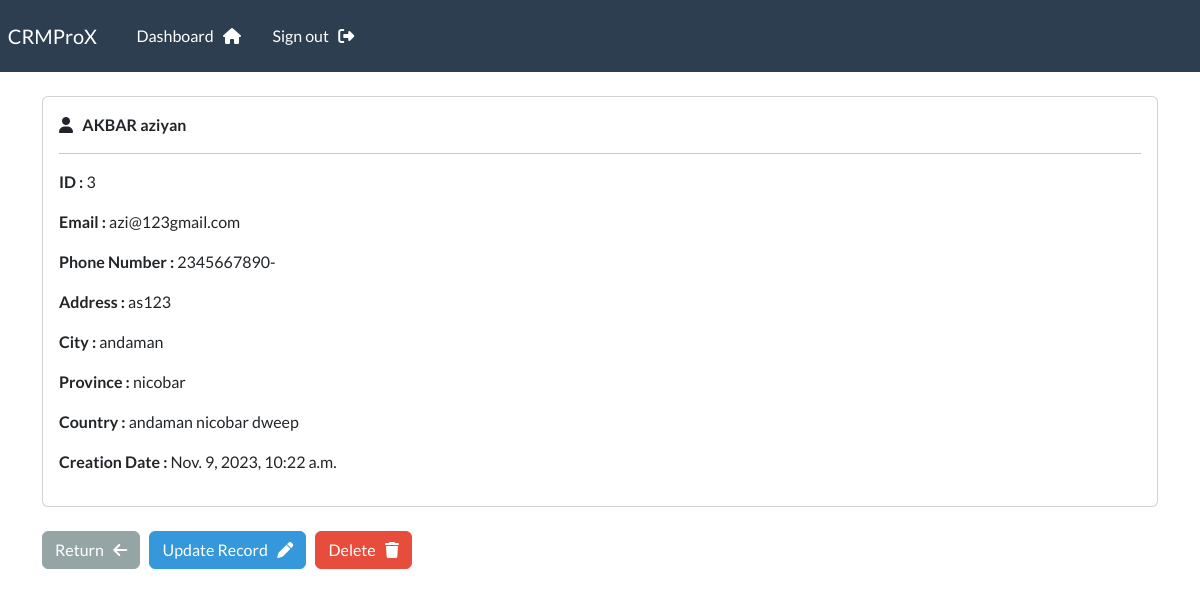
Screenshot of /record/3 (signed in) with the database file from the repository.
### webapp/models.py (models this page shows, shortened)
class Record(models.Model):
    creation_date = models.DateTimeField(auto_now_add=True)
    first_name = models.CharField(max_length=100)
    last_name = models.CharField(max_length=100)
    email = models.CharField(max_length=255)
    phone = models.CharField(max_length=20)
    address = models.CharField(max_length=300)
    city = models.CharField(max_length=255)
    province = models.CharField(max_length=300)
    country = models.CharField(max_length=155)

### webapp/views.py (the view)
# urls.py: path('record/<int:pk>', views.singular_record, name='record'),
@login_required(login_url='my-login')
def singular_record(request, pk):
    all_records = Record.objects.get(id=pk)
    context = {'record' : all_records}
    return render(request,'webapp/view-record.html', context=context)

### webapp/templates/webapp/view-record.html (shortened to what this page needs)
{% extends 'webapp/base.html' %}
{% block content %}
    <div class="card">
        <div class="card-body">
            <i class="fa-solid fa-user"></i> &nbsp;
            <strong>
                {{record.last_name|upper}}
                {{record.first_name}}
            </strong>
            <hr>
            <p><strong> ID : </strong> {{record.id}} </p>
            <p><strong> Email : </strong> {{record.email}} </p>
            <p><strong> Phone Number : </strong> {{record.phone}} </p>
            <p><strong> Address : </strong> {{record.address}} </p>
            <p><strong> City : </strong> {{record.city}} </p>
            <p><strong> Province  : </strong> {{record.province}} </p>
            <p><strong> Country : </strong> {{record.country}} </p>
            <p><strong> Creation Date : </strong> {{record.creation_date}} </p>
        </div>
    </div>
    <br>
    <a href="{% url 'dashboard' %}" class="btn btn-secondary">Return &nbsp; <i class="fa-sharp fa-solid fa-arrow-left"></i></a>
    <a href="{% url 'update-record' record.id %}" class="btn btn-info">Update Record &nbsp; <i class="fa-sharp fa-solid fa-pen"></i></a>
    <a href="{% url 'delete-record' record.id  %}" class="btn btn-danger">Delete &nbsp; <i class="fa-sharp fa-solid fa-trash"></i></a>
{% endblock %}

### rows the page displays
Record: last_name "AKBAR", first_name "aziyan", id "3", email "azi@123gmail.com", phone "2345667890-", address "as123", city "andaman", province "nicobar", country "andaman nicobar dweep", creation_date "Nov. 9, 2023, 10:22 a.m."
